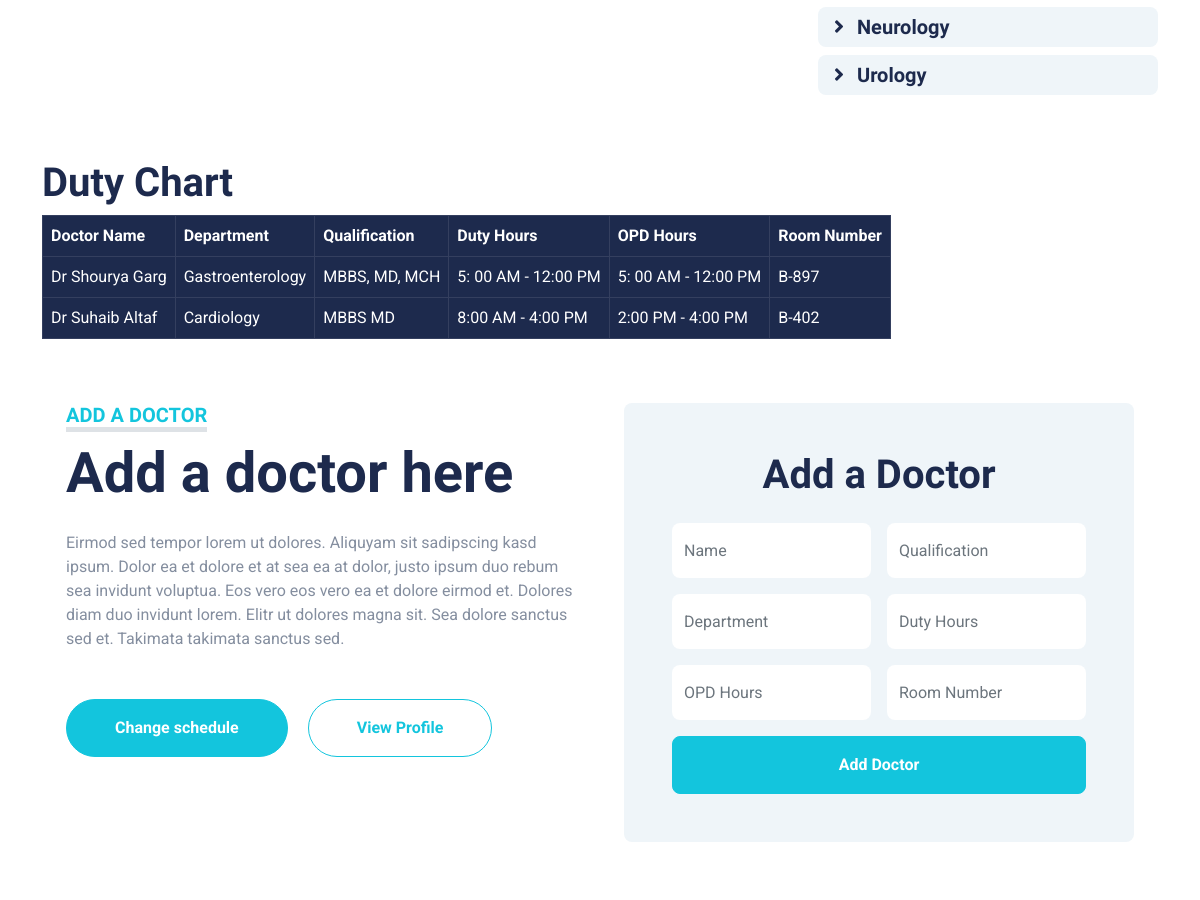
Before: /medicare/hospital-home/ (signed in, middle part) with the older database file.
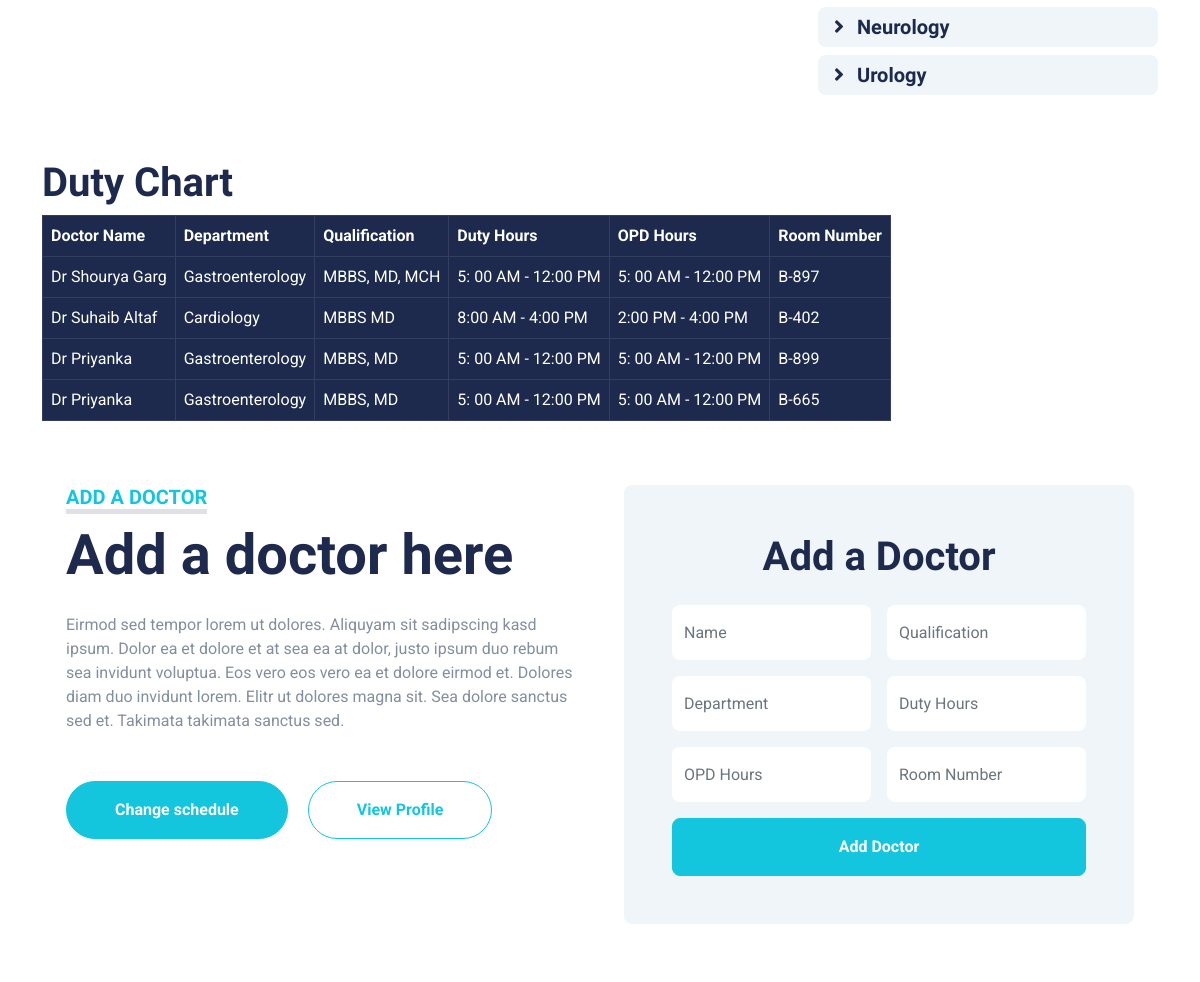
After: the same page with the newer database file.
### hospitals/models.py (models this page shows, shortened)
class Doctor(models.Model):
    name = models.CharField(max_length=150)
    qualification = models.CharField(max_length=150)
    department = models.CharField(max_length=150)
    hospital = models.ManyToManyField(Hospital, related_name="hospital")
    duty_day = models.CharField(max_length=500, default = "Please enter the data here")
    duty_time = models.CharField(max_length=150)
    OPD_time = models.CharField(max_length=150)
    room_number = models.CharField(max_length=150)

### hospitals/views.py (the view)
# urls.py: path('hospital-home/', views.hospitaldashboard, name = "hospitaldashboard"),
@login_required
def hospitaldashboard(request):
    hospital = Hospital.objects.filter(user = request.user).first()
    ldeparments = hospital.departments
    departments = ldeparments.split(",")
    doctors = Doctor.objects.filter(hospital = hospital)
    context = {'hospital': hospital, 'doctors': doctors, 'departments': departments}
    return render(request, 'hospitaldashboard.html', context)

### templates/hospitaldashboard.html (shortened to what the changed rows need)
{% extends 'base.html' %}
{% block body %}
<div class="container py-5">
    <div class="row g-5">
        <div class="col-lg-4">
            <div class="mb-5">
                <div class="d-flex flex-column justify-content-start">
                {% for x in departments %}
                    <a class="h5 bg-light rounded py-2 px-3 mb-2" href="#"><i class="fa fa-angle-right me-2"></i>{{x}}</a>
                    {% endfor %}
                </div>
            </div>
        </div>
    </div>
    <h1 class = "my-2">Duty Chart</h1>
    <table class="table table-bordered table-dark" style = " display: block; overflow: auto;">
        <thead>
          <tr>
            <th scope="col">Doctor Name</th>
            <th scope="col">Department</th>
            <th scope="col">Qualification</th>
            <th scope="col">Duty Hours </th>
            <th scope="col">OPD Hours</th>
            <th scope="col">Room Number</th>
          </tr>
        </thead>
        <tbody>
            {% for x in doctors %}
          <tr>
            <td>{{x.name}}</td>
            <td>{{x.department}}</td>
            <td>{{x.qualification}}</td>
            <td>{{x.duty_time}}</td>
            <td>{{x.OPD_time}}</td>
            <td>{{x.room_number}}</td>
          </tr>
          {% endfor %}
        </tbody>
      </table>
    <div class="container-fluid py-5">
        <div class="container">
            <div class="row gx-5">
                <div class="col-lg-6 mb-5 mb-lg-0">
                    <div class="mb-4">
                        <h1 class="display-4">Add a doctor here</h1>
                    </div>
                </div>
                <div class="col-lg-6">
                    <div class="bg-light text-center rounded p-5">
                        <h1 class="mb-4">Add a Doctor</h1>
                    </div>
                </div>
            </div>
        </div>
    </div>
</div>
{% endblock body %}

Changed rows visible on the page:
added Doctor: name "Dr Priyanka", department "Gastroenterology", qualification "MBBS, MD", duty_time "5: 00 AM - 12:00 PM", OPD_time "5: 00 AM - 12:00 PM", room_number "B-899"
added Doctor: name "Dr Priyanka", department "Gastroenterology", qualification "MBBS, MD", duty_time "5: 00 AM - 12:00 PM", OPD_time "5: 00 AM - 12:00 PM", room_number "B-665"
